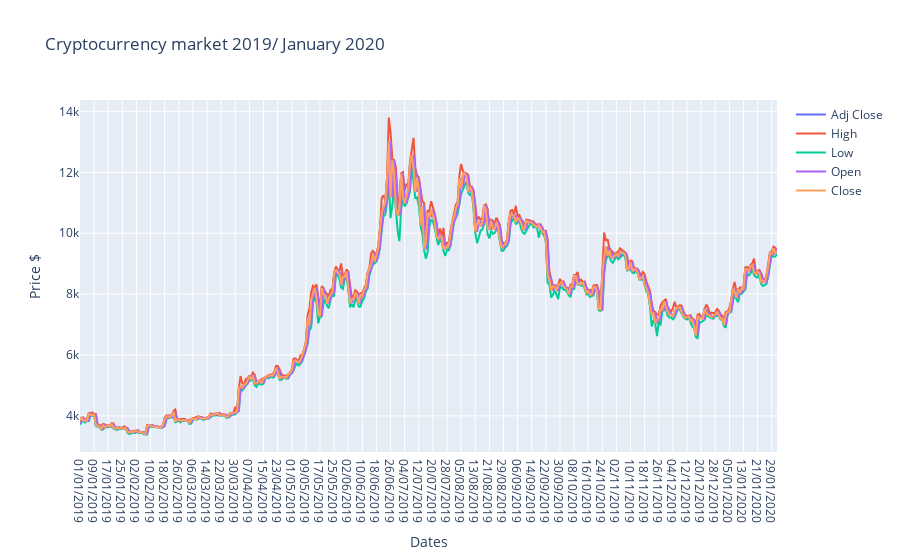

This figure's notebook cell:
### Code cell
%%time
Figure1 = go.Figure()

Figure1.add_trace(go.Scatter(x=stock_data['Date'], y=stock_data['Adj Close'],mode='lines',name='Adj Close'))
Figure1.add_trace(go.Scatter(x=stock_data['Date'], y=stock_data['High'],mode='lines',name='High'))
Figure1.add_trace(go.Scatter(x=stock_data['Date'], y=stock_data['Low'],mode='lines',name='Low'))
Figure1.add_trace(go.Scatter(x=stock_data['Date'], y=stock_data['Open'],mode='lines',name='Open'))
Figure1.add_trace(go.Scatter(x=stock_data['Date'], y=stock_data['Close'],mode='lines',name='Close'))


Figure1.update_layout(
    title="Cryptocurrency market 2019/ January 2020 ",
    xaxis_title="Dates",
    yaxis_title="Price $")
                         
Figure1.show()

### Figure 1 — Plotly figure (JSON) as saved in the notebook; plotly's stock layout.template omitted (floating-point values rounded to 4 significant figures; data arrays with more than 128 entries replaced by an {"elided": "..."} marker saying what was removed)
{"data": [{"mode": "lines", "name": "Adj Close", "type": "scatter", "x": {"elided": "397 str values"}, "y": {"elided": "397 float values"}}, {"mode": "lines", "name": "High", "type": "scatter", "x": {"elided": "397 str values"}, "y": {"elided": "397 float values"}}, {"mode": "lines", "name": "Low", "type": "scatter", "x": {"elided": "397 str values"}, "y": {"elided": "397 float values"}}, {"mode": "lines", "name": "Open", "type": "scatter", "x": {"elided": "397 str values"}, "y": {"elided": "397 float values"}}, {"mode": "lines", "name": "Close", "type": "scatter", "x": {"elided": "397 str values"}, "y": {"elided": "397 float values"}}], "layout": {"title": {"text": "Cryptocurrency market 2019/ January 2020 "}, "xaxis": {"title": {"text": "Dates"}}, "yaxis": {"title": {"text": "Price $"}}}}
